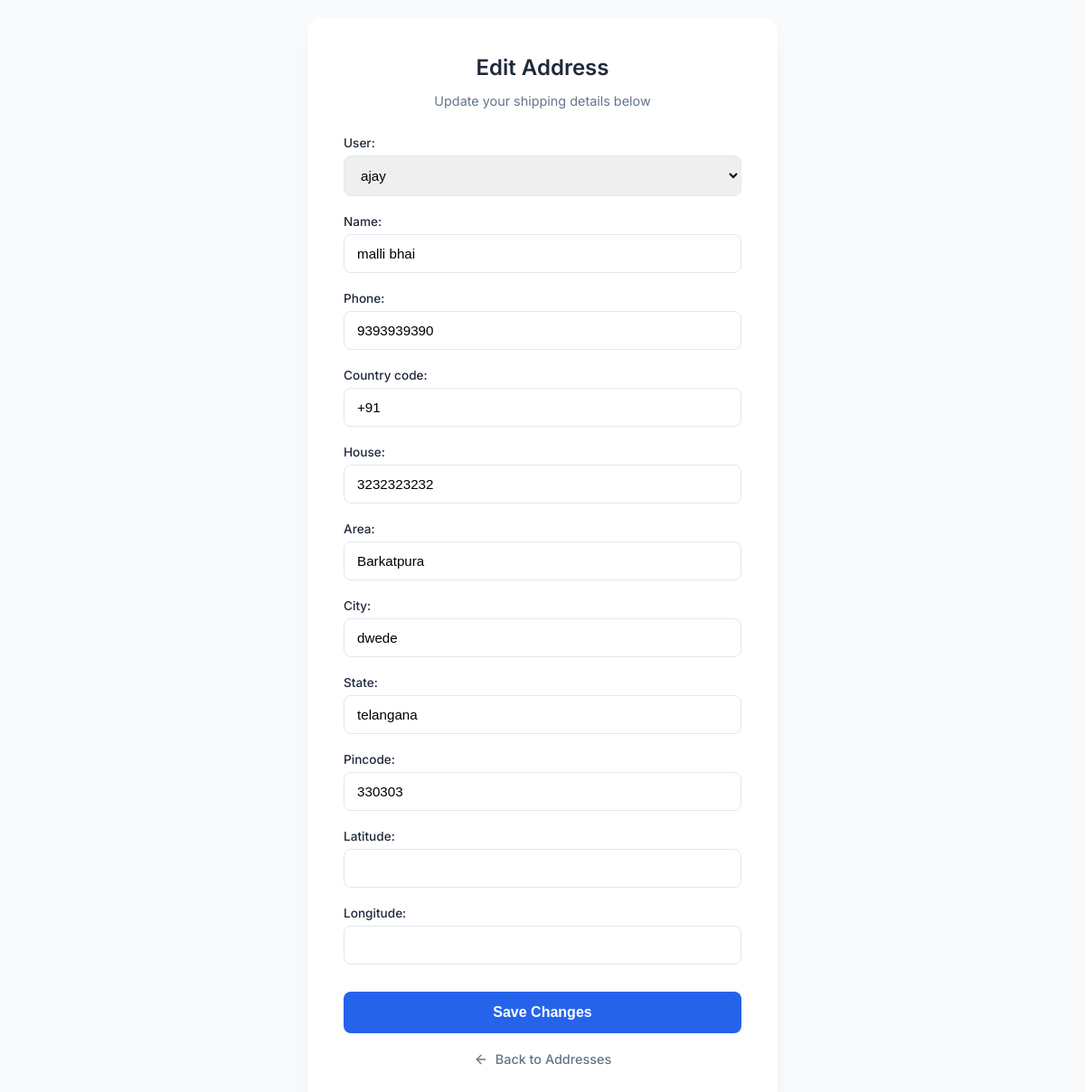
The app's page /address/edit/9/ with its own data.
### category/models.py (models this page shows)
class Address(models.Model):
    user = models.ForeignKey(User, on_delete=models.CASCADE, null=True, blank=True)
    name = models.CharField(max_length=100)
    phone = models.CharField(max_length=10)
    country_code = models.CharField(max_length=5, default="+91")
    house = models.CharField(max_length=200)
    area = models.CharField(max_length=200)
    city = models.CharField(max_length=100)
    state = models.CharField(max_length=100)
    pincode = models.CharField(max_length=6)
    latitude = models.FloatField(null=True, blank=True)
    longitude = models.FloatField(null=True, blank=True)
    created_at = models.DateTimeField(auto_now_add=True)

### category/views.py (the view)
# urls.py: path("address/edit/<int:id>/", views.edit_address, name="edit_address"),
def edit_address(request, id):
    address = get_object_or_404(Address, id=id)
    form = AddressForm(instance=address)
    if request.method == "POST":
        form = AddressForm(request.POST, instance=address)
        if form.is_valid():
            form.save()
            return redirect("address")
    return render(request, "edit_address.html", {"form": form})

### category/forms.py (shortened to what this page needs)
class AddressForm(forms.ModelForm):
    class Meta:
        model = Address
        fields = "__all__"

### category/templates/edit_address.html (shortened to what this page needs)
<!DOCTYPE html>
<html lang="en">
<head>
</head>
<body>
<div class="container">
    <h2>Edit Address</h2>
    <p class="subtitle">Update your shipping details below</p>
    <form method="POST">
        {{ form.as_p }}
        <button type="submit">
            Save Changes
        </button>
    </form>
    <a href="{% url 'address' %}" class="back-btn">
        <svg style="margin-right: 8px;" width="16" height="16" viewBox="0 0 24 24" fill="none" stroke="currentColor" stroke-width="2" stroke-linecap="round" stroke-linejoin="round"><line x1="19" y1="12" x2="5" y2="12"></line><polyline points="12 19 5 12 12 5"></polyline></svg>
        Back to Addresses
    </a>
</div>
</body>
</html>

### category/templates/edit_address.html (style rules this page uses)
:root { --primary-color: #2563eb; --primary-hover: #1d4ed8; --bg-color: #f8fafc; --text-main: #1e293b; --text-muted: #64748b; --border-color: #e2e8f0; --card-bg: #ffffff; }
body { font-family: 'Inter', sans-serif; background-color: var(--bg-color); color: var(--text-main); margin: 0; display: flex; justify-content: center; align-items: center; min-height: 100vh; padding: 20px; }
.container { background: var(--card-bg); width: 100%; max-width: 440px; padding: 40px; border-radius: 16px; box-shadow: 0 10px 25px -5px rgba(0, 0, 0, 0.05), 0 8px 10px -6px rgba(0, 0, 0, 0.05); }
h2 { margin: 0 0 8px 0; font-size: 1.5rem; font-weight: 600; text-align: center; color: var(--text-main); }
.subtitle { text-align: center; color: var(--text-muted); font-size: 0.9rem; margin-bottom: 30px; }
form p { margin-bottom: 20px; display: flex; flex-direction: column; }
label { font-size: 0.85rem; font-weight: 500; margin-bottom: 6px; color: var(--text-main); }
input, textarea, select { width: 100%; padding: 12px 14px; border: 1px solid var(--border-color); border-radius: 8px; font-size: 0.95rem; transition: all 0.2s ease; box-sizing: border-box; outline: none; }
button { width: 100%; background: var(--primary-color); color: white; border: none; padding: 14px; border-radius: 8px; font-size: 1rem; font-weight: 600; cursor: pointer; transition: background 0.2s ease, transform 0.1s ease; margin-top: 10px; }
.back-btn { display: inline-flex; align-items: center; justify-content: center; width: 100%; text-align: center; margin-top: 20px; text-decoration: none; color: var(--text-muted); font-size: 0.9rem; font-weight: 500; transition: color 0.2s; }

### records on screen
Address: user "ajay", name "malli bhai", phone "9393939390", country_code "+91", house "3232323232", area "Barkatpura", city "dwede", state "telangana", pincode "330303"
